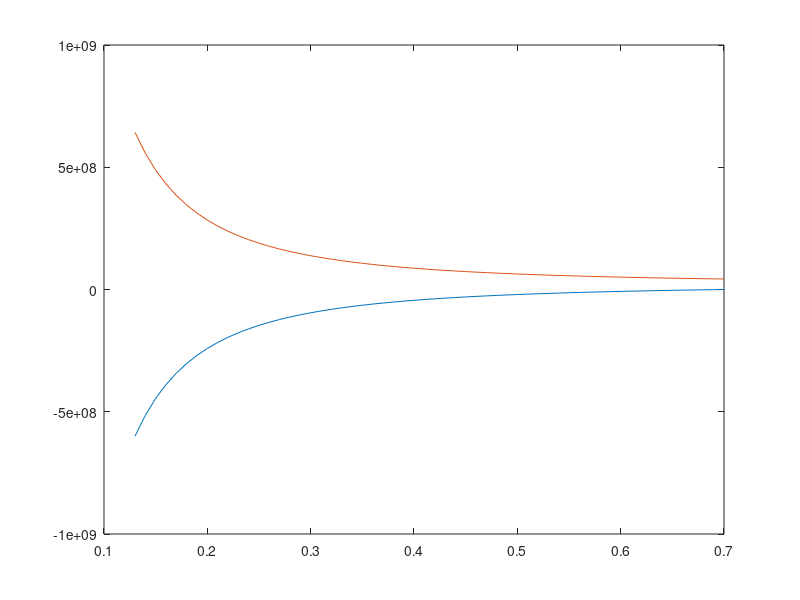

Here is the MATLAB script that generated this plot:
%Monobloc Barrel
a=.13 %Inner Radius
b=.7 %Outer Radius
p_i=600.*10^6 %Gas Pressure
r=(a:.01:b)

sigma_r=a.^2*p_i./(b.^2-a.^2)*(1-b.^2./r.^2); %Radial Stress
sigma_t=a.^2*p_i./(b.^2-a.^2)*(1+b.^2./r.^2); %Hoop Stress

plot(r,sigma_r,r,sigma_t) %Plots stress versus radius